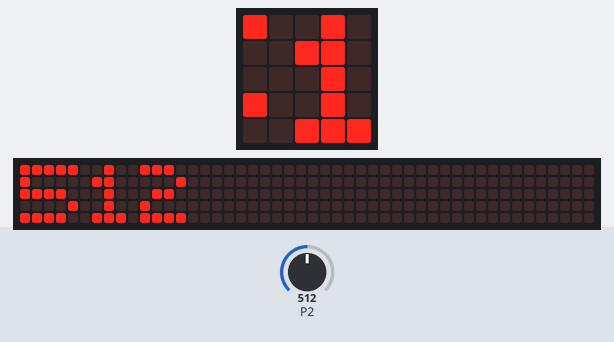
Bench run of a program on a simulated BBC micro:bit running MicroPython. Shown: the board's 5×5 LED display, a strip that is not on the board, showing the scrolling text unrolled. Inputs (shaded band) come from the test bench; at power-on: P2 = 512 (analog values on the 0–1023 scale). The 48×5 strip is a reading aid, not a part: it shows the text the display is scrolling, unrolled, one strip-width of it at a time.

Above: at 1.27 s.
1.3 s: P2 set to 716
At 3.22 s:
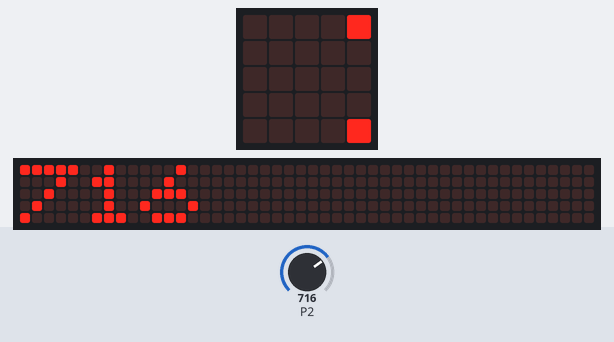
7.6 s: P2 set to 900
At 9.82 s:
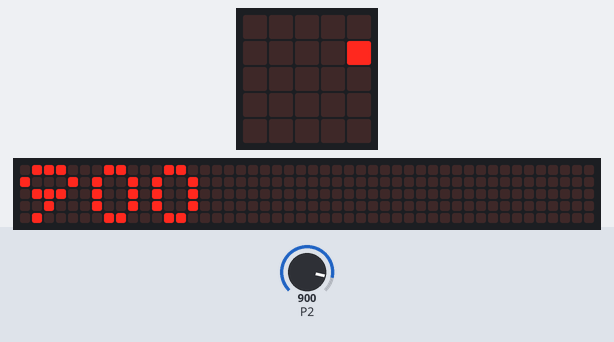
11.6 s: P2 set to 1023
At 13.12 s:
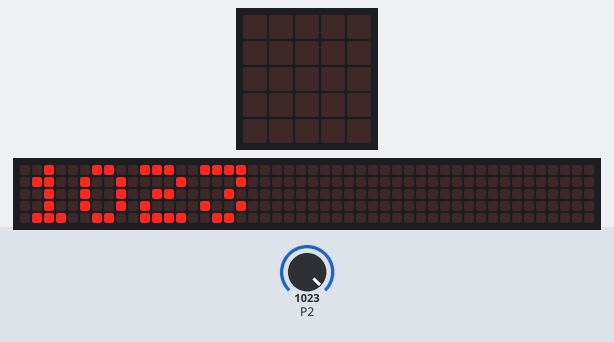

The program:

main.py
```python
from microbit import *

while True:
    display.scroll(pin2.read_analog())
    sleep(300)
```
